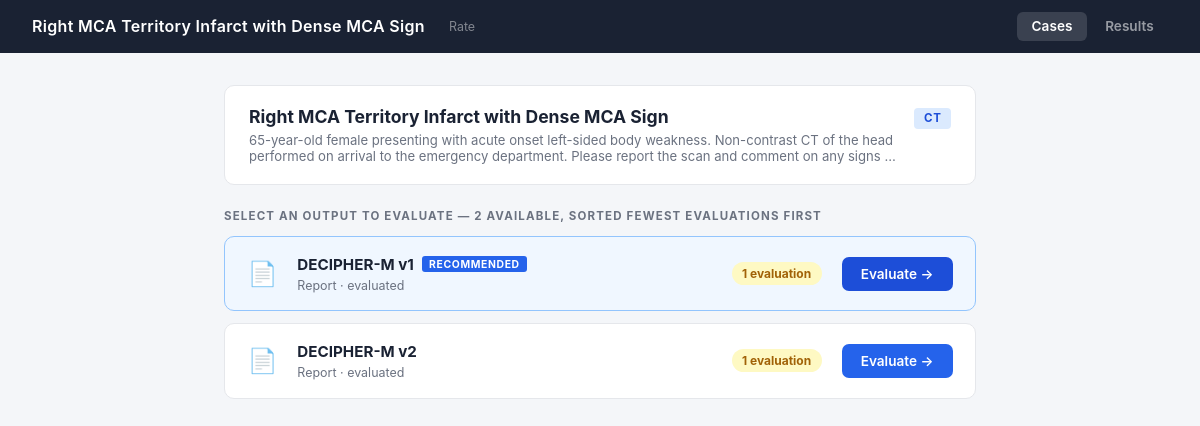
The app's page /cases/2/evaluate with its own data.
### app/models.py (models this page shows)
class Case(Base):
    __tablename__ = "cases"
    id: Mapped[int] = mapped_column(Integer, primary_key=True, index=True)
    title: Mapped[str] = mapped_column(String(255), nullable=False)
    clinical_prompt: Mapped[str] = mapped_column(Text, nullable=False)
    modality: Mapped[str] = mapped_column(String(50), nullable=False)   # CT, MRI, X-ray, etc.
    image_path: Mapped[Optional[str]] = mapped_column(String(512), nullable=True)
    image_data: Mapped[Optional[bytes]] = mapped_column(LargeBinary, nullable=True)
    patient_age: Mapped[Optional[int]] = mapped_column(Integer, nullable=True)
    patient_sex: Mapped[Optional[str]] = mapped_column(String(10), nullable=True)  # M / F / Other
    created_at: Mapped[datetime] = mapped_column(DateTime, default=datetime.utcnow)
    outputs: Mapped[list["ModelOutput"]] = relationship(
        "ModelOutput", back_populates="case", order_by="ModelOutput.generated_at"
    )

class ModelOutput(Base):
    __tablename__ = "model_outputs"
    id: Mapped[int] = mapped_column(Integer, primary_key=True, index=True)
    case_id: Mapped[int] = mapped_column(Integer, ForeignKey("cases.id"), nullable=False)
    model_name: Mapped[str] = mapped_column(String(100), nullable=False)
    model_version: Mapped[Optional[str]] = mapped_column(String(50), nullable=True)  # e.g. "v1.2"
    output_text: Mapped[str] = mapped_column(Text, nullable=False)
    output_type: Mapped[str] = mapped_column(String(50), default="report")  # report | answer | annotation
    status: Mapped[str] = mapped_column(String(20), default="queued", nullable=False)
    generated_at: Mapped[datetime] = mapped_column(DateTime, default=datetime.utcnow)
    bounding_boxes: Mapped[Optional[str]] = mapped_column(Text, nullable=True)
    case: Mapped["Case"] = relationship("Case", back_populates="outputs")
    evaluations: Mapped[list["Evaluation"]] = relationship("Evaluation", back_populates="output")

### app/routes/cases.py (the view)
@router.get("/cases/{case_id}/evaluate")
def evaluate_select(request: Request, case_id: int, db: Session = Depends(get_db)):
    case = (
        db.query(Case)
        .options(joinedload(Case.outputs))
        .filter(Case.id == case_id)
        .first()
    )
    if not case:
        raise HTTPException(status_code=404, detail="Case not found")
    output_data = []
    for output in case.outputs:
        count = db.query(Evaluation).filter(Evaluation.output_id == output.id).count()
        output_data.append({"output": output, "eval_count": count})
    output_data.sort(key=lambda x: x["eval_count"])
    return templates.TemplateResponse("pick_output.html", {
        "request": request,
        "case": case,
        "output_data": output_data,
    })

### app/templates/pick_output.html (shortened to what this page needs)
<!DOCTYPE html>
<html lang="en">
<head>
</head>
<body>
<header>
  <h1>{{ case.title }}</h1>
  <span class="subtitle">Rate</span>
  <nav>
    <a href="/" class="active">Cases</a>
    <a href="/results">Results</a>
  </nav>
</header>
<div class="container">
  <div class="case-header">
    <div class="meta">
      <div class="case-title">{{ case.title }}</div>
      <div class="prompt-preview">{{ case.clinical_prompt }}</div>
    </div>
    {% set m = case.modality | lower %}
    {% if 'ct' in m %}<span class="badge badge-ct">CT</span>
    {% elif 'mri' in m or 'mr' == m %}<span class="badge badge-mri">MRI</span>
    {% elif 'x-ray' in m or 'xray' in m %}<span class="badge badge-xray">X-ray</span>
    {% elif 'ultra' in m or m == 'us' %}<span class="badge badge-us">US</span>
    {% else %}<span class="badge badge-other">{{ case.modality }}</span>{% endif %}
  </div>
  <p class="section-title">Select an output to evaluate — {{ output_data | length }} available, sorted fewest evaluations first</p>
  <div class="output-list">
    {% for item in output_data %}
    <div class="output-row {% if loop.first %}top-pick{% endif %}">
      <div class="row-icon">📄</div>
      <div class="row-body">
        <div class="row-name">
          {{ item.output.model_name }}{% if item.output.model_version %} {{ item.output.model_version }}{% endif %}
          {% if loop.first %}<span class="tag-recommended">Recommended</span>{% endif %}
        </div>
        <div class="row-sub">{{ item.output.output_type | capitalize }} · {{ item.output.status }}</div>
      </div>
      {% if item.eval_count == 0 %}
        <span class="eval-chip zero">0 evaluations</span>
      {% elif item.eval_count <= 2 %}
        <span class="eval-chip low">{{ item.eval_count }} evaluation{{ 's' if item.eval_count != 1 else '' }}</span>
      {% else %}
        <span class="eval-chip medium">{{ item.eval_count }} evaluations</span>
      {% endif %}
      <a href="/cases/{{ case.id }}/evaluate/{{ item.output.id }}" class="btn-pick">Evaluate →</a>
    </div>
    {% endfor %}
  </div>
</div>
</body>
</html>

### app/templates/pick_output.html (style rules this page uses)
*, *::before, *::after { box-sizing: border-box; margin: 0; padding: 0; }
body { font-family: -apple-system, BlinkMacSystemFont, "Segoe UI", Roboto, sans-serif; background: #f4f6f9; color: #1a2233; min-height: 100vh; }
header { background: #1a2233; color: #fff; padding: 0.75rem 2rem; display: flex; align-items: center; gap: 1.5rem; }
header h1 { font-size: 1rem; font-weight: 600; letter-spacing: 0.02em; }
header .subtitle { font-size: 0.78rem; opacity: 0.45; }
header nav { margin-left: auto; display: flex; gap: 0.25rem; }
header nav a { padding: 0.4rem 0.9rem; border-radius: 6px; font-size: 0.85rem; font-weight: 600; text-decoration: none; color: rgba(255,255,255,0.55); transition: background 0.1s, color 0.1s; }
header nav a.active { background: rgba(255,255,255,0.14); color: #fff; }
.container { max-width: 800px; margin: 2rem auto; padding: 0 1.5rem 4rem; }
.case-header { background: #fff; border: 1px solid #e5e7eb; border-radius: 10px; padding: 1.25rem 1.5rem; margin-bottom: 1.5rem; display: flex; align-items: flex-start; gap: 1rem; }
.case-header .meta { flex: 1; }
.case-header .case-title { font-size: 1.1rem; font-weight: 700; margin-bottom: 0.3rem; }
.case-header .prompt-preview { font-size: 0.82rem; color: #6b7280; display: -webkit-box; -webkit-line-clamp: 2; -webkit-box-orient: vertical; overflow: hidden; }
.badge { display: inline-flex; align-items: center; padding: 0.2rem 0.6rem; border-radius: 4px; font-size: 0.72rem; font-weight: 700; letter-spacing: 0.05em; text-transform: uppercase; white-space: nowrap; flex-shrink: 0; margin-top: 0.15rem; }
.badge-ct { background: #dbeafe; color: #1d4ed8; }
.section-title { font-size: 0.72rem; font-weight: 700; letter-spacing: 0.1em; text-transform: uppercase; color: #6b7280; margin-bottom: 0.85rem; }
.output-list { display: flex; flex-direction: column; gap: 0.75rem; }
.output-row { background: #fff; border: 1.5px solid #e5e7eb; border-radius: 10px; padding: 1.1rem 1.4rem; display: flex; align-items: center; gap: 1.25rem; transition: border-color 0.15s, box-shadow 0.15s; }
.output-row.top-pick { border-color: #93c5fd; background: #f0f7ff; }
.output-row .row-icon { font-size: 1.5rem; line-height: 1; flex-shrink: 0; }
.output-row .row-body { flex: 1; min-width: 0; }
.output-row .row-name { font-size: 0.95rem; font-weight: 700; margin-bottom: 0.25rem; display: flex; align-items: center; gap: 0.5rem; flex-wrap: wrap; }
.tag-recommended { font-size: 0.65rem; font-weight: 700; background: #2563eb; color: #fff; padding: 0.1rem 0.45rem; border-radius: 3px; letter-spacing: 0.06em; text-transform: uppercase; }
.output-row .row-sub { font-size: 0.78rem; color: #6b7280; }
.eval-chip { display: inline-flex; align-items: center; gap: 0.3rem; padding: 0.25rem 0.65rem; border-radius: 20px; font-size: 0.75rem; font-weight: 700; white-space: nowrap; flex-shrink: 0; }
.eval-chip.low { background: #fef9c3; color: #a16207; }
.btn-pick { display: inline-block; padding: 0.55rem 1.2rem; background: #2563eb; color: #fff; border-radius: 7px; font-size: 0.85rem; font-weight: 600; text-decoration: none; white-space: nowrap; flex-shrink: 0; transition: background 0.15s; }
.output-row.top-pick .btn-pick { background: #1d4ed8; }

### records on screen
Case: title "Right MCA Territory Infarct with Dense MCA Sign", clinical_prompt "65-year-old female presenting with acute onset left-sided body weakness. Non-contrast CT of the head performed on arrival to the emergency department. Please report the scan and comment on any signs…"
ModelOutput: output.model_name "DECIPHER-M", output.model_version "v1", output.output_type "Report", output.status "evaluated"
ModelOutput: output.model_name "DECIPHER-M", output.model_version "v2", output.output_type "Report", output.status "evaluated"

### other values on screen
{{ output_data | length }} "2"
{{ item.eval_count }} "1" "1"
